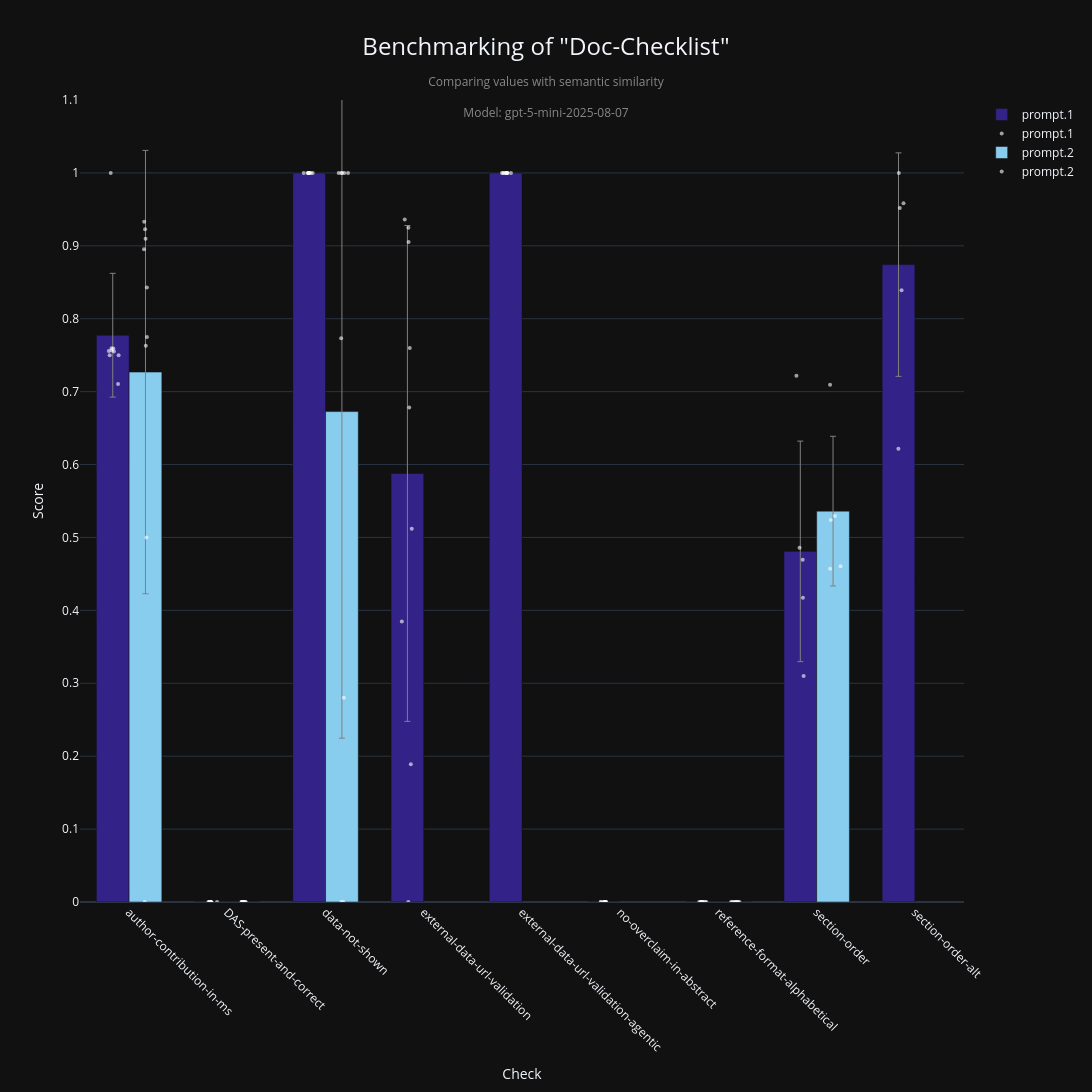

The notebook cell this image was saved under:
### Code cell
fig, df_data = checklist_visualization(
    "doc-checklist",
    metric="semantic_similarity",  # "semantic_similarity", "perfect_match" longest_common_subsequence
    model=MODEL,
    aggregation_level=0
)
fig.show()

### Figure 1 — Plotly figure (JSON) as saved in the notebook; plotly's stock layout.template omitted (floating-point values rounded to 4 significant figures)
{"data": [{"error_y": {"array": [0.08485, 0, 1.152e-08, 0.3401, 4.566e-09, 0, 0, 0.1512, 0.1533], "color": "grey", "thickness": 1, "type": "data", "visible": true, "width": 3}, "hoverinfo": "text", "hovertext": ["Check: author-contribution-in-ms<br>Average Score: 0.777<br>Prompt: prompt.1<br>Num Points: 9", "Check: DAS-present-and-correct<br>Average Score: 0.000<br>Prompt: prompt.1<br>Num Points: 9", "Check: data-not-shown<br>Average Score: 1.000<br>Prompt: prompt.1<br>Num Points: 9", "Check: external-data-url-validation<br>Average Score: 0.588<br>Prompt: prompt.1<br>Num Points: 9", "Check: external-data-url-validation-agentic<br>Average Score: 1.000<br>Prompt: prompt.1<br>Num Points: 9", "Check: no-overclaim-in-abstract<br>Average Score: 0.000<br>Prompt: prompt.1<br>Num Points: 9", "Check: reference-format-alphabetical<br>Average Score: 0.000<br>Prompt: prompt.1<br>Num Points: 9", "Check: section-order<br>Average Score: 0.481<br>Prompt: prompt.1<br>Num Points: 5", "Check: section-order-alt<br>Average Score: 0.874<br>Prompt: prompt.1<br>Num Points: 5"], "marker": {"color": "#332288"}, "name": "prompt.1", "showlegend": true, "type": "bar", "width": 0.3333, "x": [-0.1667, 0.8333, 1.833, 2.833, 3.833, 4.833, 5.833, 6.833, 7.833], "y": [0.7774, 0, 1.0, 0.5878, 1.0, 0, 0, 0.4809, 0.8742]}, {"hovertext": ["10.1038_embor.2009.217", "EMBOJ-2024-119734R", "EMBOR-2025-61250V2", "MSB-2025-13023", "EMM-2025-21532", "MSB-2025-13376", "EMBOR-2025-62024", "EMBOJ-2025-122531", "EMBOJ-2024-119572", "10.1038_embor.2009.217", "EMBOJ-2024-119734R", "EMBOR-2025-61250V2", "MSB-2025-13023", "EMM-2025-21532", "MSB-2025-13376", "EMBOR-2025-62024", "EMBOJ-2025-122531", "EMBOJ-2024-119572", "10.1038_embor.2009.217", "EMBOJ-2024-119734R", "EMBOR-2025-61250V2", "MSB-2025-13023", "EMM-2025-21532", "MSB-2025-13376", "EMBOR-2025-62024", "EMBOJ-2025-122531", "EMBOJ-2024-119572", "10.1038_embor.2009.217", "EMBOJ-2024-119734R", "EMBOR-2025-61250V2", "MSB-2025-13023", "EMM-2025-21532", "MSB-2025-13376", "EMBOR-2025-62024", "EMBOJ-2025-122531", "EMBOJ-2024-119572", "10.1038_embor.2009.217", "EMBOJ-2024-119734R", "EMBOR-2025-61250V2", "MSB-2025-13023", "EMM-2025-21532", "MSB-2025-13376", "EMBOR-2025-62024", "EMBOJ-2025-122531", "EMBOJ-2024-119572", "10.1038_embor.2009.217", "EMBOJ-2024-119734R", "EMBOR-2025-61250V2", "MSB-2025-13023", "EMM-2025-21532", "MSB-2025-13376", "EMBOR-2025-62024", "EMBOJ-2025-122531", "EMBOJ-2024-119572", "10.1038_embor.2009.217", "EMBOJ-2024-119734R", "EMBOR-2025-61250V2", "MSB-2025-13023", "EMM-2025-21532", "MSB-2025-13376", "EMBOR-2025-62024", "EMBOJ-2025-122531", "EMBOJ-2024-119572", "10.1038_embor.2009.217", "EMBOJ-2024-119734R", "EMBOR-2025-61250V2", "EMM-2025-21341", "EMM-2025-21532", "10.1038_embor.2009.217", "EMBOJ-2024-119734R", "EMBOR-2025-61250V2", "EMM-2025-21341", "EMM-2025-21532"], "marker": {"color": "white", "line": {"color": "white", "width": 0}, "opacity": 0.6, "size": 4}, "mode": "markers", "name": "prompt.1", "showlegend": true, "type": "scatter", "x": [-0.1604, -0.1124, -0.187, -0.2065, -0.1791, -0.1775, -0.1978, -0.1549, -0.107, 0.8318, 0.8956, 0.8252, 0.8326, 0.8164, 0.8172, 0.8345, 0.8072, 0.8317, 1.826, 1.85, 1.824, 1.778, 1.833, 1.834, 1.869, 1.818, 1.831, 2.843, 2.806, 2.843, 2.852, 2.868, 2.857, 2.777, 2.878, 2.845, 3.839, 3.849, 3.888, 3.818, 3.796, 3.854, 3.846, 3.836, 3.807, 4.857, 4.834, 4.805, 4.845, 4.844, 4.847, 4.8, 4.829, 4.855, 5.831, 5.819, 5.818, 5.867, 5.851, 5.804, 5.876, 5.839, 5.837, 6.867, 6.794, 6.86, 6.826, 6.858, 7.832, 7.837, 7.884, 7.846, 7.864], "y": [0.759, 0.7104, 1.0, 0.7558, 0.7597, 0.7566, 0.75, 0.7551, 0.75, 0.0, 0.0, 0.0, 0.0, 0.0, 0.0, 0.0, 0.0, 0.0, 1.0, 1.0, 1.0, 1.0, 1.0, 1.0, 1.0, 1.0, 1.0, 0.9249, 0.9362, 0.0, 0.6781, 0.189, 0.76, 0.3849, 0.5119, 0.9053, 1.0, 1.0, 1.0, 1.0, 1.0, 1.0, 1.0, 1.0, 1.0, 0.0, 0.0, 0.0, 0.0, 0.0, 0.0, 0.0, 0.0, 0.0, 0.0, 0.0, 0.0, 0.0, 0.0, 0.0, 0.0, 0.0, 0.0, 0.3101, 0.722, 0.4172, 0.4857, 0.4695, 0.6217, 1.0, 0.9585, 0.9519, 0.839]}, {"error_y": {"array": [0.304, 0, 0.4479, 0, 0.1027], "color": "grey", "thickness": 1, "type": "data", "visible": true, "width": 3}, "hoverinfo": "text", "hovertext": ["Check: author-contribution-in-ms<br>Average Score: 0.727<br>Prompt: prompt.2<br>Num Points: 9", "Check: DAS-present-and-correct<br>Average Score: 0.000<br>Prompt: prompt.2<br>Num Points: 9", "Check: data-not-shown<br>Average Score: 0.673<br>Prompt: prompt.2<br>Num Points: 9", "Check: reference-format-alphabetical<br>Average Score: 0.000<br>Prompt: prompt.2<br>Num Points: 9", "Check: section-order<br>Average Score: 0.536<br>Prompt: prompt.2<br>Num Points: 5"], "marker": {"color": "#88CCEE"}, "name": "prompt.2", "showlegend": true, "type": "bar", "width": 0.3333, "x": [0.1667, 1.167, 2.167, 6.167, 7.167], "y": [0.7268, 0, 0.6726, 0, 0.5361]}, {"hovertext": ["10.1038_embor.2009.217", "EMBOJ-2024-119734R", "EMBOR-2025-61250V2", "MSB-2025-13023", "EMM-2025-21532", "MSB-2025-13376", "EMBOR-2025-62024", "EMBOJ-2025-122531", "EMBOJ-2024-119572", "10.1038_embor.2009.217", "EMBOJ-2024-119734R", "EMBOR-2025-61250V2", "MSB-2025-13023", "EMM-2025-21532", "MSB-2025-13376", "EMBOR-2025-62024", "EMBOJ-2025-122531", "EMBOJ-2024-119572", "10.1038_embor.2009.217", "EMBOJ-2024-119734R", "EMBOR-2025-61250V2", "MSB-2025-13023", "EMM-2025-21532", "MSB-2025-13376", "EMBOR-2025-62024", "EMBOJ-2025-122531", "EMBOJ-2024-119572", "10.1038_embor.2009.217", "EMBOJ-2024-119734R", "EMBOR-2025-61250V2", "MSB-2025-13023", "EMM-2025-21532", "MSB-2025-13376", "EMBOR-2025-62024", "EMBOJ-2025-122531", "EMBOJ-2024-119572", "10.1038_embor.2009.217", "EMBOJ-2024-119734R", "EMBOR-2025-61250V2", "EMM-2025-21341", "EMM-2025-21532"], "marker": {"color": "white", "line": {"color": "white", "width": 0}, "opacity": 0.6, "size": 4}, "mode": "markers", "name": "prompt.2", "showlegend": true, "type": "scatter", "x": [0.1593, 0.1538, 0.1814, 0.1701, 0.1676, 0.1519, 0.1626, 0.1811, 0.1772, 1.149, 1.153, 1.185, 1.186, 1.149, 1.162, 1.162, 1.171, 1.143, 2.159, 2.134, 2.168, 2.19, 2.229, 2.181, 2.161, 2.162, 2.186, 6.139, 6.156, 6.168, 6.129, 6.189, 6.213, 6.202, 6.176, 6.188, 7.243, 7.186, 7.137, 7.144, 7.136], "y": [0.0, 0.9331, 0.7749, 0.7629, 0.9099, 0.8952, 0.9226, 0.8428, 0.5, 0.0, 0.0, 0.0, 0.0, 0.0, 0.0, 0.0, 0.0, 0.0, 0.7734, 1.0, 1.0, 1.0, 1.0, 0.0, 0.0, 1.0, 0.2802, 0.0, 0.0, 0.0, 0.0, 0.0, 0.0, 0.0, 0.0, 0.0, 0.4606, 0.5293, 0.4572, 0.5239, 0.7094]}], "layout": {"barmode": "group", "height": 1200, "title": {"font": {"size": 24}, "text": "Benchmarking of \"Doc-Checklist\"<br><span style=\"font-size: 0.5em; color: #888;\">Comparing values with semantic similarity</span><br><span style=\"font-size: 0.5em; color: #888;\">Model: gpt-5-mini-2025-08-07</span>", "x": 0.5, "y": 0.95}, "width": 2400, "xaxis": {"range": [-0.5, 8.5], "tickangle": 45, "ticktext": ["author-contribution-in-ms", "DAS-present-and-correct", "data-not-shown", "external-data-url-validation", "external-data-url-validation-agentic", "no-overclaim-in-abstract", "reference-format-alphabetical", "section-order", "section-order-alt"], "tickvals": [0, 1, 2, 3, 4, 5, 6, 7, 8], "title": {"text": "Check"}}, "yaxis": {"dtick": 0.1, "range": [0, 1.1], "title": {"text": "Score"}}}}
